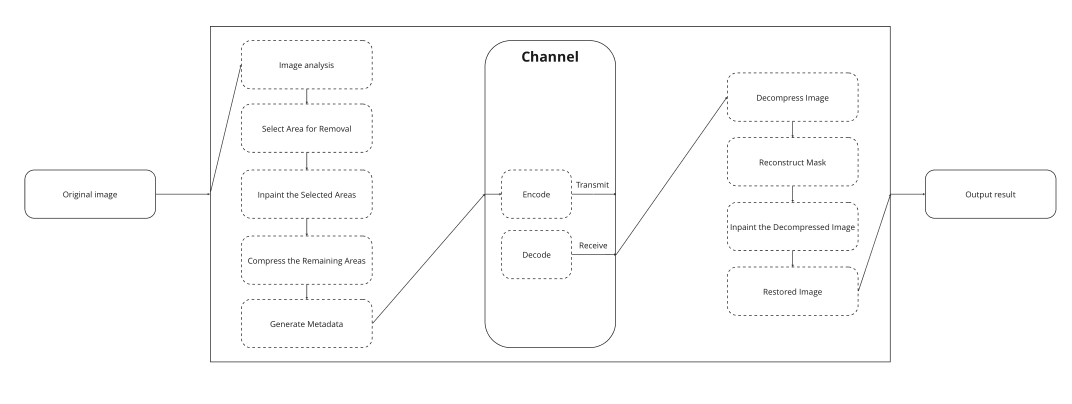
#> input picture framework.png, 3214 x 1212 px, found by its file name (shown at 1/3 size)
$ python -i poisson.py   (imports and definitions only)
#> lines starting #> are read from the running program, lines starting #| are printed output that depends on the picture; after the words box and inside, x2 and y2 are one past the last pixel; in counts of white or black regions, pixels touching at a corner belong together; long printed decimals are rounded
import os
import cv2
import numpy as np


# Reference: Pérez, P., Gangnet, M., & Blake, A. (2003). "Poisson Image Editing." ACM Transactions on Graphics (TOG), 22(3), 313-318.
class PoissonImageEditing:
    """
    Process image reconstruction using Poisson Image Editing
    """

    def split_filename(self, file_name: str) -> tuple:
        """
        Split the filename into the name without the extension and the extension.
        """
        file_name_without_extension, file_extension = os.path.splitext(file_name)
        return file_name_without_extension, file_extension

    def find_removable_regions(self, image: np.ndarray) -> np.ndarray:
        """
        Find and return a mask of the removable regions in the image.
        """
        # Convert to grayscale
        gray = cv2.cvtColor(image, cv2.COLOR_BGR2GRAY)

        # Apply GaussianBlur to reduce noise and improve edge detection
        blurred = cv2.GaussianBlur(gray, (5, 5), 0)

        # Apply Canny edge detection
        edges = cv2.Canny(blurred, 50, 150)

        # Dilate edges to make regions more pronounced
        dilated = cv2.dilate(edges, None, iterations=2)

        # Find contours
        contours, _ = cv2.findContours(
            dilated, cv2.RETR_EXTERNAL, cv2.CHAIN_APPROX_SIMPLE
        )

        # Create a mask for the regions to be removed
        mask = np.zeros_like(gray)

        # Draw contours on the mask
        for contour in contours:
            cv2.drawContours(mask, [contour], -1, 255, thickness=cv2.FILLED)

        return mask

    def find_center(self, mask: np.ndarray) -> tuple:
        """
        Find the center of the largest contour in the mask.
        """
        contours, _ = cv2.findContours(mask, cv2.RETR_EXTERNAL, cv2.CHAIN_APPROX_SIMPLE)
        largest_contour = max(contours, key=cv2.contourArea)
        M = cv2.moments(largest_contour)
        if M["m00"] != 0:
            center_x = int(M["m10"] / M["m00"])
            center_y = int(M["m01"] / M["m00"])
        else:
            center_x, center_y = 0, 0
        return (center_x, center_y)

    def adjust_center(self, center, target_shape, mask_shape):
        """
        Adjust the center to ensure it's within the bounds of the target image.
        """
        center_x, center_y = center
        mask_h, mask_w = mask_shape[:2]
        target_h, target_w = target_shape[:2]

        center_x = min(max(center_x, mask_w // 2), target_w - mask_w // 2)
        center_y = min(max(center_y, mask_h // 2), target_h - mask_h // 2)
        return (center_x, center_y)

    def poisson_edit(self, source, target, mask, center):
        """
        Apply Poisson Image Editing to blend the source image into the target image using the provided mask.
        """
        # Ensure mask is 3-channel
        if len(mask.shape) == 2:
            mask = cv2.cvtColor(mask, cv2.COLOR_GRAY2BGR)

        # Ensure the mask size matches the target size
        if mask.shape[:2] != target.shape[:2]:
            mask = cv2.resize(
                mask,
                (target.shape[1], target.shape[0]),
                interpolation=cv2.INTER_NEAREST,
            )

        # Adjust center to be within bounds
        center = self.adjust_center(center, target.shape, mask.shape)

        # Debugging statements
        print(f"Source shape: {source.shape}")
        print(f"Target shape: {target.shape}")
        print(f"Mask shape: {mask.shape}")
        print(f"Center: {center}")

        mixed_clone = cv2.seamlessClone(source, target, mask, center, cv2.NORMAL_CLONE)
        return mixed_clone

    def reconstruct_image(
        self, original_image: np.ndarray, mask: np.ndarray
    ) -> np.ndarray:
        """
        Reconstruct the image using Poisson Image Editing with the given mask.
        """
        if original_image is None:
            raise ValueError("The original image is None, please check the image path.")
        if mask is None:
            raise ValueError(
                "The mask is None, please check the mask creation process."
            )

        # Ensure the mask and image have the same dimensions
        if mask.shape != original_image.shape[:2]:
            mask = cv2.resize(
                mask,
                (original_image.shape[1], original_image.shape[0]),
                interpolation=cv2.INTER_NEAREST,
            )

        # Find the center for blending
        center = self.find_center(mask)

        # Create source image by copying the original image
        source_image = original_image.copy()

        # Perform Poisson Image Editing
        reconstructed_image = self.poisson_edit(
            source_image, original_image, mask, center
        )
        return reconstructed_image

    def save_output(self, image: np.ndarray, filename: str) -> None:
        """
        Save the output image to a file.
        """
        base_path = "data/poisson/"
        os.makedirs(base_path, exist_ok=True)
        full_path = base_path + filename
        cv2.imwrite(full_path, image)
        print(f"Saved: {full_path}")

    def calculate_mse(self, original: np.ndarray, reconstructed: np.ndarray) -> float:
        """
        Calculate the Mean Squared Error (MSE) between the original image and the reconstructed image.
        """
        mse = np.mean((original - reconstructed) ** 2)
        return mse

    def process_poisson_edit(self, file_name: str) -> None:
        """
        Process the Poisson Image Editing of the image and save the results.
        """
#> called with file_name = '../framework.png'
        file_name_without_extension, _ = self.split_filename(file_name)
        image_path = f"data/benchmark/{file_name}"

        # Load image
        original_image = cv2.imread(image_path)
#> original_image is the input picture: shape (1212, 3214, 3); min 26, max 255, mean 251.9

        # Find removable regions in the image
        mask = self.find_removable_regions(original_image)
#> in find_removable_regions, `edges = cv2.Canny(blurred, 50, 150)`:
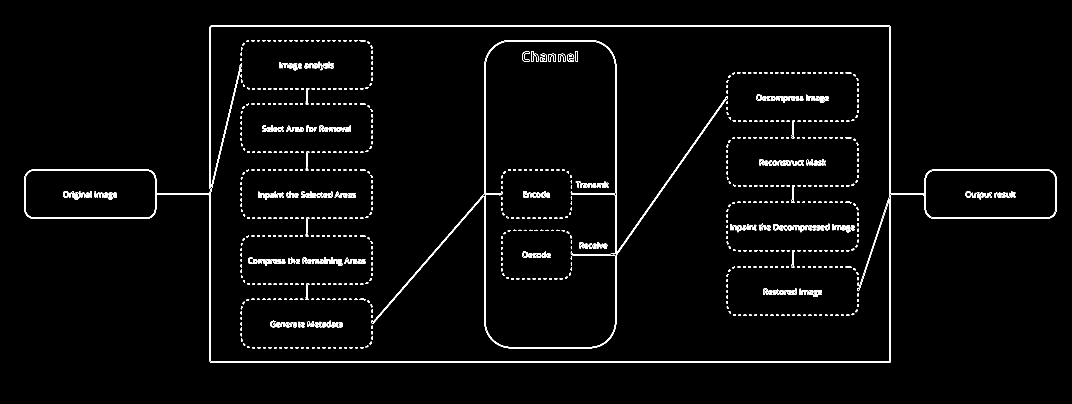
#> edges: shape (1212, 3214) (shown at 1/3 size); 1.5% white in thin lines or dots, all inside (x1, y1, x2, y2) = (73, 77, 3170, 1088)
#> in find_removable_regions, `dilated = cv2.dilate(edges, None, iterations=2)`:
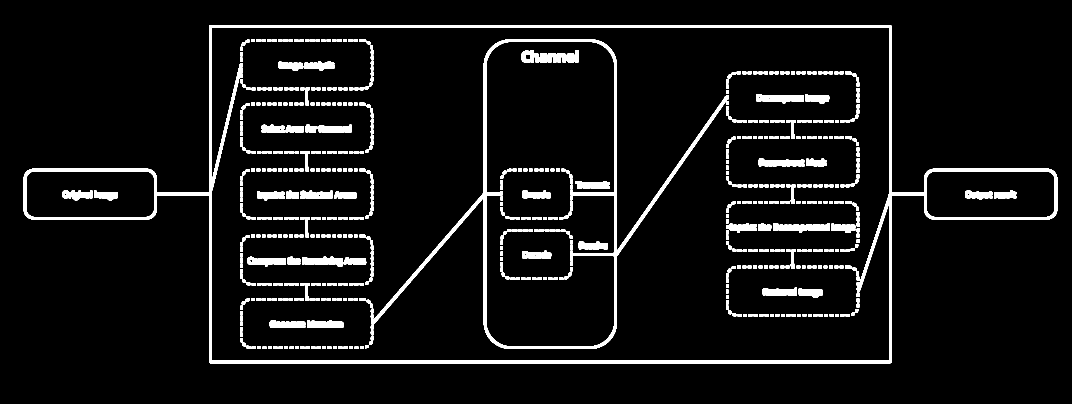
#> dilated: shape (1212, 3214) (shown at 1/3 size); 6% white; 660 white regions
#> in find_removable_regions, `contours, _ = cv2.findContours( dilated, cv2.RETR_EXTERNAL, cv2.CHAIN_..`: contours = 1 contour; box (x1, y1, x2, y2) and area: (71, 75, 3172, 1090) 2197478
#> the loop in find_removable_regions, `for contour in contours:` made 1 pass
#> after the loop in find_removable_regions, `for contour in contours:`:
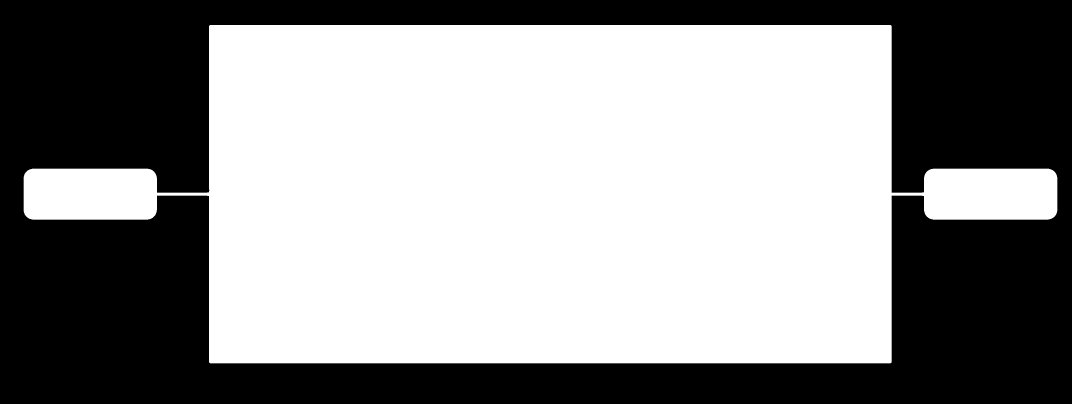
#> mask: shape (1212, 3214) (shown at 1/3 size); 56.5% white; 1 black region

        # Perform Poisson Image Editing
        output_image = self.reconstruct_image(original_image, mask)
#> in find_center, `largest_contour = max(contours, key=cv2.contourArea)`: largest_contour = contour of 222 points, box (x1, y1, x2, y2) (71, 75, 3172, 1090), area 2197478
#> in find_center, `M = cv2.moments(largest_contour)`: M = moments, m00 2197478.5, centre m10/m00, m01/m00 = (1648.6, 582)
#> in find_center, `center_x = int(M["m10"] / M["m00"])`: center_x = 1648
#> in find_center, `center_y = int(M["m01"] / M["m00"])`: center_y = 581
#> in reconstruct_image, `center = self.find_center(mask)`: center = (1648, 581)
#> in poisson_edit, `mask = cv2.cvtColor(mask, cv2.COLOR_GRAY2BGR)`: mask: shape (1212, 3214, 3); 56.5% white; 1 black region, box (x1, y1, x2, y2) and area: (0, 0, 3214, 1212) 1693565
#> in adjust_center, `center_x, center_y = center`: center_x = 1648; center_y = 581
#> in adjust_center, `center_x = min(max(center_x, mask_w // 2), target_w - mask_w // 2)`: center_x = 1607
#> in adjust_center, `center_y = min(max(center_y, mask_h // 2), target_h - mask_h // 2)`: center_y = 606
#> in poisson_edit, `center = self.adjust_center(center, target.shape, mask.shape)`: center = (1607, 606)
#| Source shape: (1212, 3214, 3)
#| Target shape: (1212, 3214, 3)
#| Mask shape: (1212, 3214, 3)
#| Center: (1607, 606)
#> in poisson_edit, `mixed_clone = cv2.seamlessClone(source, target, mask, center, cv2.NORM..`:
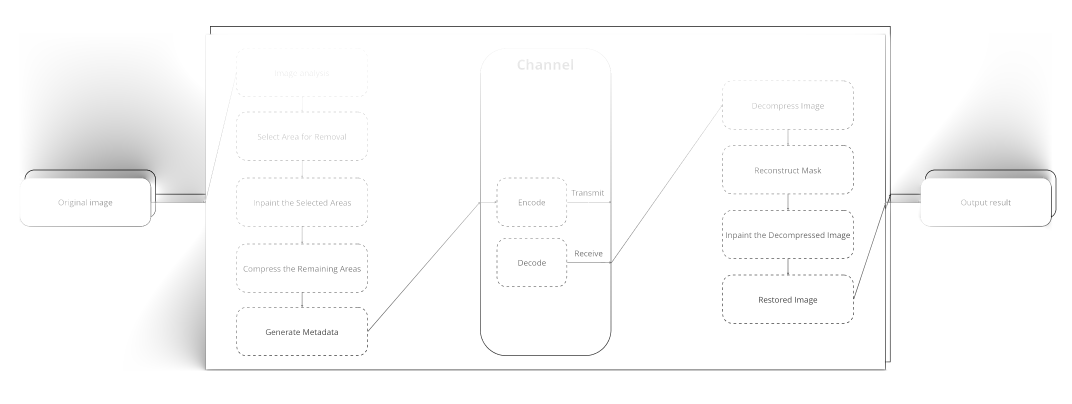
#> mixed_clone: shape (1212, 3214, 3) (shown at 1/3 size); min 0, max 255, mean 250.7
        self.save_output(
            output_image, f"{file_name_without_extension}_poisson_edited.jpg"
        )

        # Calculate MSE
        mse = self.calculate_mse(original_image, output_image)
#> in calculate_mse, `mse = np.mean((original - reconstructed) ** 2)`: mse = 13.84
#> mse = 13.84
        print(f"MSE between original and output image: {mse}")
#| MSE between original and output image: 13.842

>>> result = PoissonImageEditing().process_poisson_edit('../framework.png')
